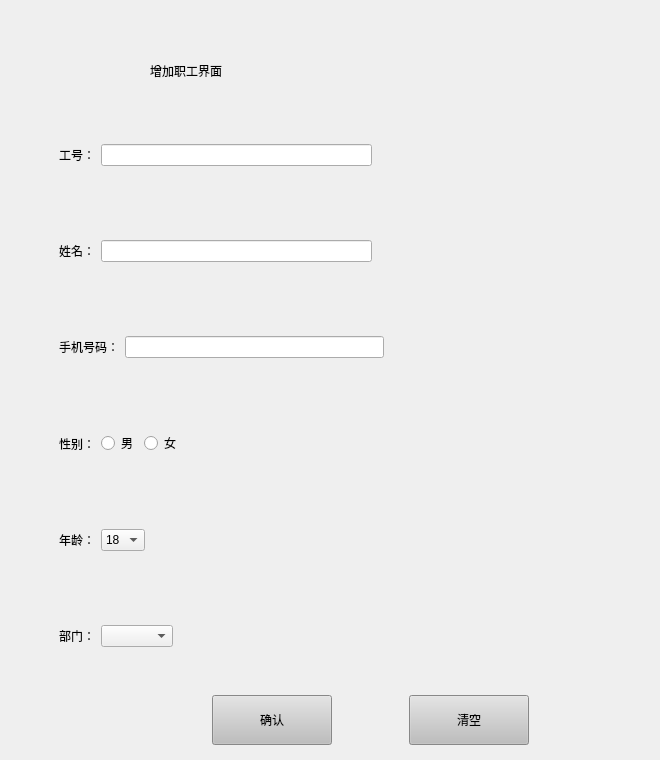
    <widget class="QWidget" name="page2">
     <property name="styleSheet">
      <string notr="true"/>
     </property>
     <widget class="QLabel" name="label">
      <property name="geometry">
       <rect>
        <x>150</x>
        <y>40</y>
        <width>351</width>
        <height>61</height>
       </rect>
      </property>
      <property name="styleSheet">
       <string notr="true">font: 35pt &quot;楷体&quot;;</string>
      </property>
      <property name="text">
       <string>增加职工界面</string>
      </property>
     </widget>
     <widget class="QWidget" name="widget_7" native="true">
      <property name="geometry">
       <rect>
        <x>50</x>
        <y>110</y>
        <width>601</width>
        <height>571</height>
       </rect>
      </property>
      <property name="styleSheet">
       <string notr="true">font: 20pt &quot;楷体&quot;;</string>
      </property>
      <layout class="QVBoxLayout" name="verticalLayout_2">
       <item>
        <widget class="QWidget" name="widget_3" native="true">
         <layout class="QHBoxLayout" name="horizontalLayout_2">
          <item>
           <widget class="QLabel" name="id">
            <property name="text">
             <string>工号：</string>
            </property>
           </widget>
          </item>
          <item>
           <widget class="QLineEdit" name="idinput"/>
          </item>
          <item>
           <spacer name="horizontalSpacer_4">
            <property name="orientation">
             <enum>Qt::Horizontal</enum>
            </property>
            <property name="sizeHint" stdset="0">
             <size>
              <width>40</width>
              <height>20</height>
             </size>
            </property>
           </spacer>
          </item>
         </layout>
        </widget>
       </item>
       <item>
        <widget class="QWidget" name="widget_4" native="true">
         <layout class="QHBoxLayout" name="horizontalLayout_3">
          <item>
           <widget class="QLabel" name="name">
            <property name="text">
             <string>姓名：</string>
            </property>
           </widget>
          </item>
          <item>
           <widget class="QLineEdit" name="nameinput"/>
          </item>
          <item>
           <spacer name="horizontalSpacer_5">
            <property name="orientation">
             <enum>Qt::Horizontal</enum>
            </property>
            <property name="sizeHint" stdset="0">
             <size>
              <width>40</width>
              <height>20</height>
             </size>
            </property>
           </spacer>
          </item>
         </layout>
        </widget>
       </item>
       <item>
        <widget class="QWidget" name="widget_19" native="true">
         <layout class="QHBoxLayout" name="horizontalLayout_16">
          <item>
           <widget class="QLabel" name="label_13">
            <property name="text">
             <string>手机号码：</string>
            </property>
           </widget>
          </item>
          <item>
           <widget class="QLineEdit" name="phonuminput"/>
          </item>
          <item>
           <spacer name="horizontalSpacer_9">
            <property name="orientation">
             <enum>Qt::Horizontal</enum>
            </property>
            <property name="sizeHint" stdset="0">
             <size>
              <width>40</width>
              <height>20</height>
             </size>
            </property>
           </spacer>
          </item>
         </layout>
        </widget>
       </item>
       <item>
        <widget class="QWidget" name="widget_5" native="true">
         <layout class="QHBoxLayout" name="horizontalLayout_4">
          <item>
           <widget class="QLabel" name="sex">
            <property name="text">
             <string>性别：</string>
            </property>
           </widget>
          </item>
          <item>
           <widget class="QRadioButton" name="sexman">
            <property name="text">
             <string>男</string>
            </property>
           </widget>
          </item>
          <item>
           <widget class="QRadioButton" name="sexwoman">
            <property name="text">
             <string>女</string>
            </property>
           </widget>
          </item>
          <item>
           <spacer name="horizontalSpacer_8">
            <property name="orientation">
             <enum>Qt::Horizontal</enum>
            </property>
            <property name="sizeHint" stdset="0">
             <size>
              <width>40</width>
              <height>20</height>
             </size>
            </property>
           </spacer>
          </item>
         </layout>
        </widget>
       </item>
       <item>
        <widget class="QWidget" name="widget_6" native="true">
         <layout class="QHBoxLayout" name="horizontalLayout_5">
          <item>
           <widget class="QLabel" name="age">
            <property name="text">
             <string>年龄：</string>
            </property>
           </widget>
          </item>
          <item>
           <widget class="QComboBox" name="ageselect">
            <item>
             <property name="text">
              <string>18</string>
             </property>
            </item>
            <item>
             <property name="text">
              <string>19</string>
             </property>
            </item>
            <item>
             <property name="text">
              <string>20</string>
             </property>
            </item>
            <item>
             <property name="text">
              <string>21</string>
             </property>
            </item>
            <item>
             <property name="text">
              <string>22</string>
             </property>
            </item>
            <item>
             <property name="text">
              <string>23</string>
             </property>
            </item>
            <item>
             <property name="text">
              <string>24</string>
             </property>
            </item>
            <item>
             <property name="text">
              <string>25</string>
             </property>
            </item>
            <item>
             <property name="text">
              <string>26</string>
             </property>
            </item>
            <item>
             <property name="text">
              <string>27</string>
             </property>
            </item>
            <item>
             <property name="text">
              <string>28</string>
             </property>
            </item>
            <item>
             <property name="text">
              <string>29</string>
             </property>
            </item>
            <item>
             <property name="text">
              <string>30</string>
             </property>
            </item>
            <item>
             <property name="text">
              <string>31</string>
             </property>
            </item>
            <item>
             <property name="text">
              <string>32</string>
             </property>
            </item>
            <item>
             <property name="text">
              <string>33</string>
             </property>
            </item>
            <item>
             <property name="text">
              <string>34</string>
             </property>
            </item>
            <item>
             <property name="text">
              <string>35</string>
             </property>
            </item>
            <item>
             <property name="text">
              <string>36</string>
             </property>
            </item>
            <item>
             <property name="text">
              <string>37</string>
             </property>
            </item>
            <item>
             <property name="text">
              <string>38</string>
             </property>
            </item>
            <item>
             <property name="text">
              <string>39</string>
             </property>
            </item>
            <item>
             <property name="text">
              <string>40</string>
             </property>
            </item>
            <item>
             <property name="text">
              <string>41</string>
             </property>
            </item>
            <item>
             <property name="text">
              <string>42</string>
             </property>
            </item>
            <item>
             <property name="text">
              <string>43</string>
             </property>
            </item>
            <item>
             <property name="text">
              <string>44</string>
             </property>
            </item>
            <item>
             <property name="text">
              <string>45</string>
             </property>
            </item>
            <item>
             <property name="text">
              <string>46</string>
             </property>
            </item>
            <item>
             <property name="text">
              <string>47</string>
             </property>
            </item>
            <item>
             <property name="text">
              <string>48</string>
             </property>
            </item>
            <item>
             <property name="text">
              <string>49</string>
             </property>
            </item>
            <item>
             <property name="text">
              <string>50</string>
             </property>
            </item>
            <item>
             <property name="text">
              <string>51</string>
             </property>
            </item>
            <item>
             <property name="text">
              <string>52</string>
             </property>
            </item>
            <item>
             <property name="text">
              <string>53</string>
             </property>
            </item>
            <item>
             <property name="text">
              <string>54</string>
             </property>
            </item>
            <item>
             <property name="text">
              <string>55</string>
             </property>
            </item>
            <item>
             <property name="text">
              <string>56</string>
             </property>
            </item>
            <item>
             <property name="text">
              <string>57</string>
             </property>
            </item>
            <item>
             <property name="text">
              <string>58</string>
             </property>
            </item>
            <item>
             <property name="text">
              <string>59</string>
             </property>
            </item>
            <item>
             <property name="text">
              <string>60</string>
             </property>
            </item>
           </widget>
          </item>
          <item>
           <spacer name="horizontalSpacer_6">
            <property name="orientation">
             <enum>Qt::Horizontal</enum>
            </property>
            <property name="sizeHint" stdset="0">
             <size>
              <width>40</width>
              <height>20</height>
             </size>
            </property>
           </spacer>
          </item>
         </layout>
        </widget>
       </item>
       <item>
        <widget class="QWidget" name="widget_2" native="true">
         <layout class="QHBoxLayout" name="horizontalLayout">
          <item>
           <widget class="QLabel" name="department">
            <property name="text">
             <string>部门：</string>
            </property>
           </widget>
          </item>
          <item>
           <widget class="QComboBox" name="deptselect"/>
          </item>
          <item>
           <spacer name="horizontalSpacer_7">
            <property name="orientation">
             <enum>Qt::Horizontal</enum>
            </property>
            <property name="sizeHint" stdset="0">
             <size>
              <width>40</width>
              <height>20</height>
             </size>
            </property>
           </spacer>
          </item>
         </layout>
        </widget>
       </item>
      </layout>
     </widget>
     <widget class="QWidget" name="widget_8" native="true">
      <property name="geometry">
       <rect>
        <x>140</x>
        <y>690</y>
        <width>461</width>
        <height>61</height>
       </rect>
      </property>
      <layout class="QHBoxLayout" name="horizontalLayout_6">
       <item>
        <spacer name="horizontalSpacer">
         <property name="orientation">
          <enum>Qt::Horizontal</enum>
         </property>
         <property name="sizeHint" stdset="0">
          <size>
           <width>40</width>
           <height>20</height>
          </size>
         </property>
        </spacer>
       </item>
       <item>
        <widget class="QPushButton" name="makesuresave">
         <property name="minimumSize">
          <size>
           <width>120</width>
           <height>50</height>
          </size>
         </property>
         <property name="styleSheet">
          <string notr="true">background-color: rgb(190, 190, 190);</string>
         </property>
         <property name="text">
          <string>确认</string>
         </property>
        </widget>
       </item>
       <item>
        <spacer name="horizontalSpacer_3">
         <property name="orientation">
          <enum>Qt::Horizontal</enum>
         </property>
         <property name="sizeHint" stdset="0">
          <size>
           <width>40</width>
           <height>20</height>
          </size>
         </property>
        </spacer>
       </item>
       <item>
        <widget class="QPushButton" name="clear">
         <property name="minimumSize">
          <size>
           <width>120</width>
           <height>50</height>
          </size>
         </property>
         <property name="styleSheet">
          <string notr="true">background-color: rgb(190, 190, 190);</string>
         </property>
         <property name="text">
          <string>清空</string>
         </property>
        </widget>
       </item>
       <item>
        <spacer name="horizontalSpacer_2">
         <property name="orientation">
          <enum>Qt::Horizontal</enum>
         </property>
         <property name="sizeHint" stdset="0">
          <size>
           <width>40</width>
           <height>20</height>
          </size>
         </property>
        </spacer>
       </item>
      </layout>
     </widget>
    </widget>
